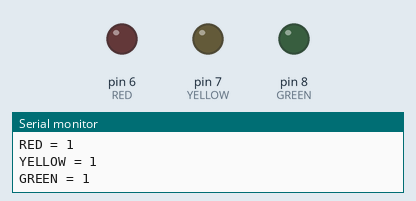
Recording of a sketch running on a simulated Arduino Uno, built with avr-gcc and run on an emulated ATmega328P. Shown: output pins drawn as LEDs (lit = HIGH), the last lines printed to the serial monitor.

Above: at 0.5 s.
At 2.37 s:
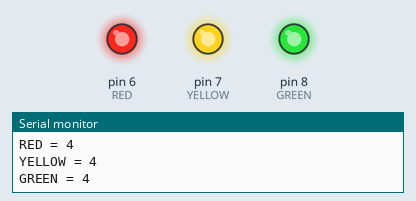
Timing chart, 0 to 3.0 s (numbered marks = the images above):
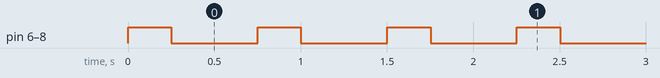

The sketch:

homework_done.ino
```cpp
#include <Arduino_FreeRTOS.h>

#define RED 6
#define YELLOW 7
#define GREEN 8

bool countdownGREEN = true;
bool countdown = true;


typedef int TaskProfiler;
TaskProfiler REDprofiler;
TaskProfiler YELLOWprofiler;
TaskProfiler GREENprofiler;

void setup() {

  Serial.begin(9600);
  xTaskCreate(toggleRED_YELLOW, "Toggle RED & YELLOW LED", 128, NULL, 1, NULL);
  xTaskCreate(toggleGREEN, "Toggle GREEN LED", 128, NULL, 1, NULL);
}


void toggleRED_YELLOW(void *pvParameters){
  pinMode(RED, OUTPUT);
  pinMode(YELLOW, OUTPUT);

  while (countdown == true) {
    REDprofiler++;
    YELLOWprofiler++;

    Serial.print("RED = ");
    Serial.print(REDprofiler);
    Serial.print("\n");
    Serial.print("YELLOW = ");
    Serial.print(YELLOWprofiler);
    Serial.print("\n");

    digitalWrite(RED, HIGH);
    digitalWrite(YELLOW, HIGH);
    delay(250);
    digitalWrite(RED, LOW);
    digitalWrite(YELLOW, LOW);
    delay(500);

    if (REDprofiler == 10 || YELLOWprofiler == 10) {
      Serial.print("RED & YELLOW suspended\n");
      vTaskSuspend(NULL);
    }
  }
}

 void toggleGREEN(void *pvParameters){
  pinMode(GREEN, OUTPUT);

  while (countdown == true) {
    GREENprofiler++;
    Serial.print("GREEN = ");
    Serial.print(GREENprofiler);
    Serial.print("\n");

    digitalWrite(GREEN, HIGH);
    delay(250);
    digitalWrite(GREEN, LOW);
    delay(500);

    if (GREENprofiler == 20) {
      Serial.print("GREEN suspended\n");
      vTaskSuspend(NULL);
    }
  }
}

void loop() {
}
```

Measured:
- by itself, pin 6 (RED), pin 7 (YELLOW): alternates HIGH for 0.25 s and LOW for 0.50 s, 20 changes in all, then stays LOW
- by itself, pin 8 (GREEN): alternates HIGH for 0.25 s and LOW for 0.50 s, 40 changes in all, then stays LOW
